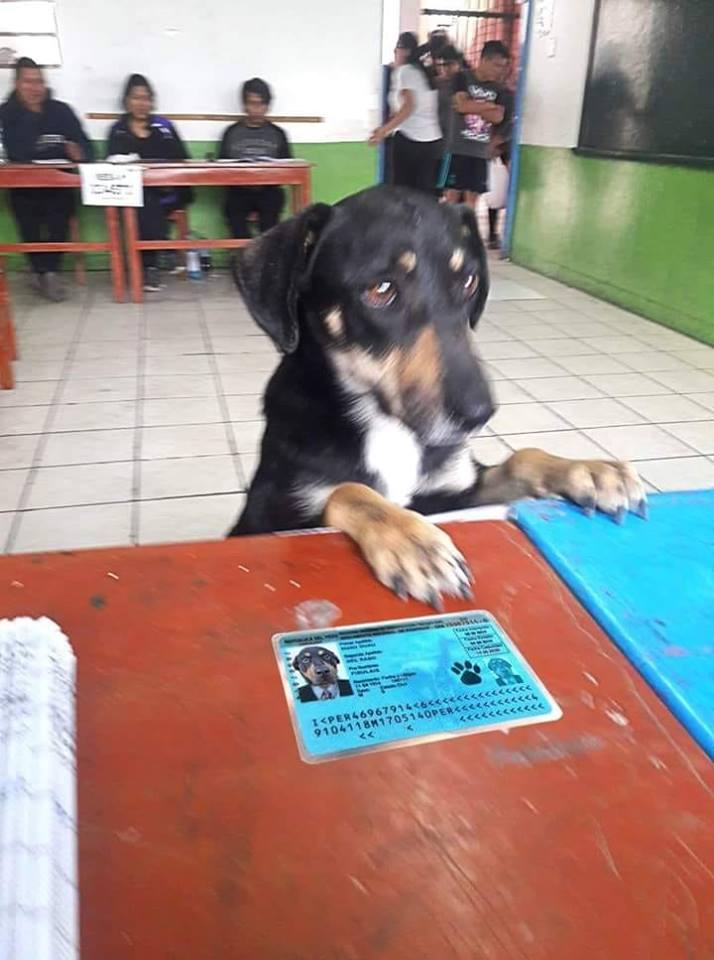
//> input picture tarea3FFT/firulay.jpg, 714 x 960 px
$ ./fft firulay.jpg   (built with g++ and OpenCV 4)
//> lines starting //> are read from the running program, lines starting //| are printed output that depends on the picture
/*
*  program:  FFT using opencv
*  by : wild.10@gmail.com
*  class: image processing
*/

// COMPILACION
/*
*   g++ -Wall -o out fft.cpp `pkg-config --cflags --libs opencv`
*   ./out firulay.jpg
*/
// Primero vamos a importar las librerias de opencv
#include "opencv2/core/core.hpp"
#include "opencv2/imgproc/imgproc.hpp"
#include "opencv2/highgui/highgui.hpp"


#include<iostream>


using namespace std;
using namespace cv;

// ingresaremos desde la consola
// argcs: int
// argv : vector

static void help(char* progName){
  cout<<endl;
}

int main(int argc, char ** argv){


  const char* filename;

  help(argv[0]);

  if(argc >= 2)
    filename = argv[1];
  else
    filename = "firulay.jpg";

  // printf("%c", filename);
  cout<<"file name: "<<filename<<endl;
  //cargaremos la imagen en blanco y negro
  //Mat img = imread(filename, CV_LOAD_IMAGE_COLOR);
  Mat img = imread(filename, CV_LOAD_IMAGE_GRAYSCALE);
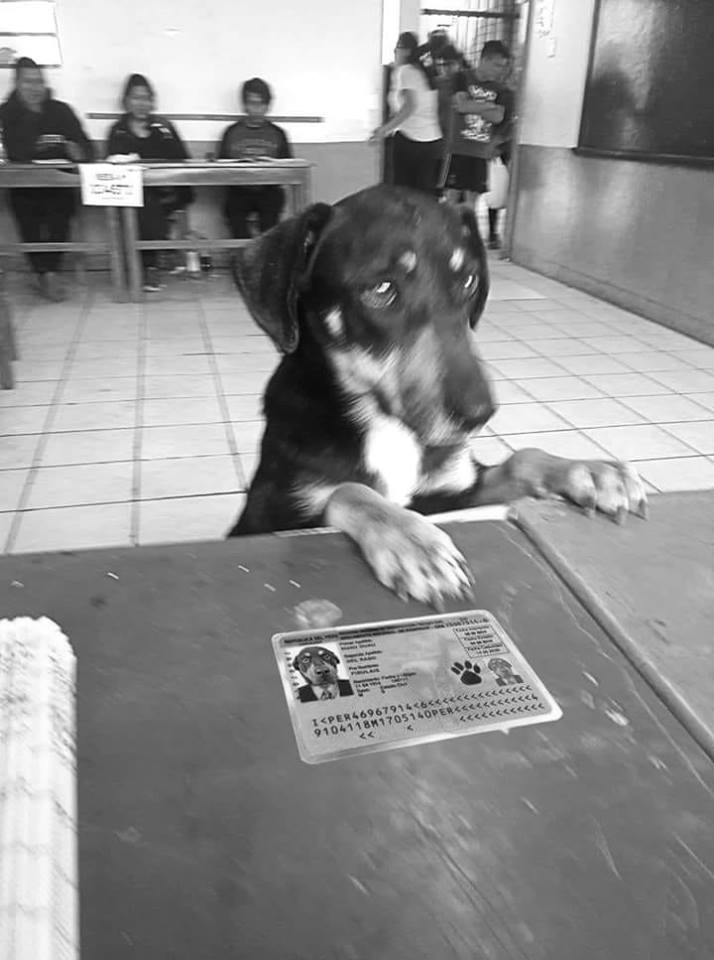
//> img: 960 rows x 714 cols, CV_8UC1; min 3, max 255, mean 143.2
  if(img.empty())
    return -1;

  Mat imgAmpliada;
  // extraer bordes para hacer un copia de bordes
  int FilExt = getOptimalDFTSize(img.rows);
//> FilExt = 960
  int ColExt = getOptimalDFTSize(img.cols);
//> ColExt = 720

  printf("\n fila: %d \n cols: %d\n",FilExt,ColExt);
//|  fila: 960
//|  cols: 720


  // copyMakeBorder( src, dst, top, bottom, left, right, borderType, value );
  copyMakeBorder(img, imgAmpliada, 0, (FilExt - img.rows), 0, (ColExt-img.cols), BORDER_CONSTANT, Scalar::all(0));
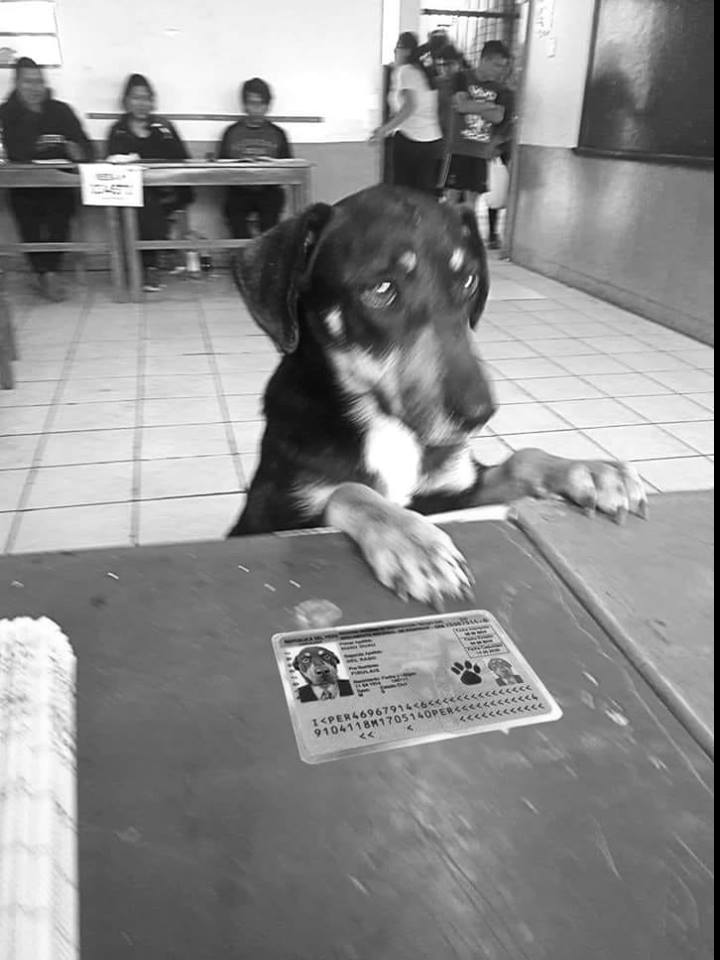
//> imgAmpliada: 960 rows x 720 cols, CV_8UC1; min 0, max 255, mean 142

  // cout<< imgAmpliada<<endl;
  // Mat planes[] = {Mat_<float>(imgAmpliada), Mat::zeros(imgAmpliada.size(), CV_32F)};
  Mat planos[] = { Mat_<float>(imgAmpliada), Mat::zeros(imgAmpliada.size(), CV_32F) };
//> planos[1]: 960 rows x 720 cols, CV_32FC1; every value is 0
   // Mat planes[] = {Mat_<float>(imgAmpliada), Mat::zeros(imgAmpliada.size(), CV_32F)};

  Mat imgComplejo;


  // using de arreglos (arrs,narrs, out)
  merge(planos, 2, imgComplejo);

  // aplicamos la dft a un array de img
  // dft open dft(inarr, outarr)
  dft(imgComplejo, imgComplejo);

  //volver de la dft a los planos
  split(imgComplejo, planos);

  // calculamos las magnitudes de los planos
  // mag...(arrin, arra , output)
  magnitude(planos[0], planos[1], planos[0]);
  Mat magImg = planos[0];

  //calcular el logartimo natural del array
  //log(arrin, outarr)
  magImg +=Scalar::all(1);
  log(magImg, magImg);

  magImg = magImg(Rect(0, 0, magImg.cols & -2, magImg.rows & -2) );

  int cx = magImg.cols/2;
//> cx = 360
  int cy = magImg.rows/2;
//> cy = 480

  Mat q0(magImg, Rect(0, 0, cx, cy) );
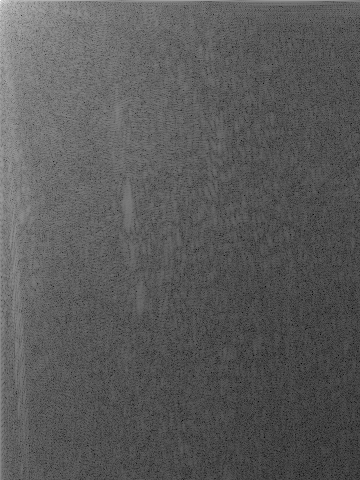
//> q0: 480 rows x 360 cols, CV_32FC1; min 1.69, max 18.4, mean 7.61; drawn with min black and max white
  Mat q1(magImg, Rect(cx, 0, cx, cy) );
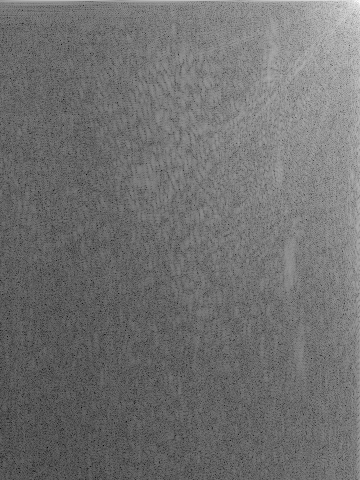
//> q1: 480 rows x 360 cols, CV_32FC1; min 1.13, max 15.8, mean 7.62; drawn with min black and max white
  Mat q2(magImg, Rect(0, cy, cx, cy) );
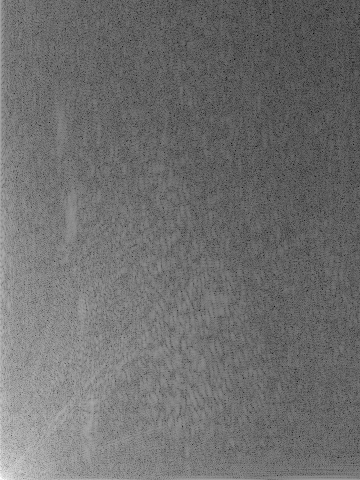
//> q2: 480 rows x 360 cols, CV_32FC1; min 1.13, max 16, mean 7.62; drawn with min black and max white
  Mat q3(magImg, Rect(cx, cy, cx, cy) );
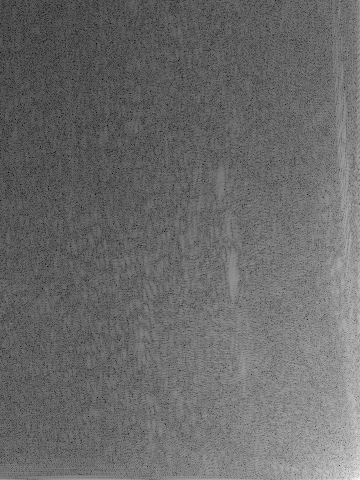
//> q3: 480 rows x 360 cols, CV_32FC1; min 1.69, max 15.76, mean 7.58; drawn with min black and max white

  Mat tmp;

  //intercambio q0 y q3
  q0.copyTo(tmp);
  q3.copyTo(q0);
  tmp.copyTo(q3);

  //intercambio q1 y q2
  q1.copyTo(tmp);
  q2.copyTo(q1);
  tmp.copyTo(q2);
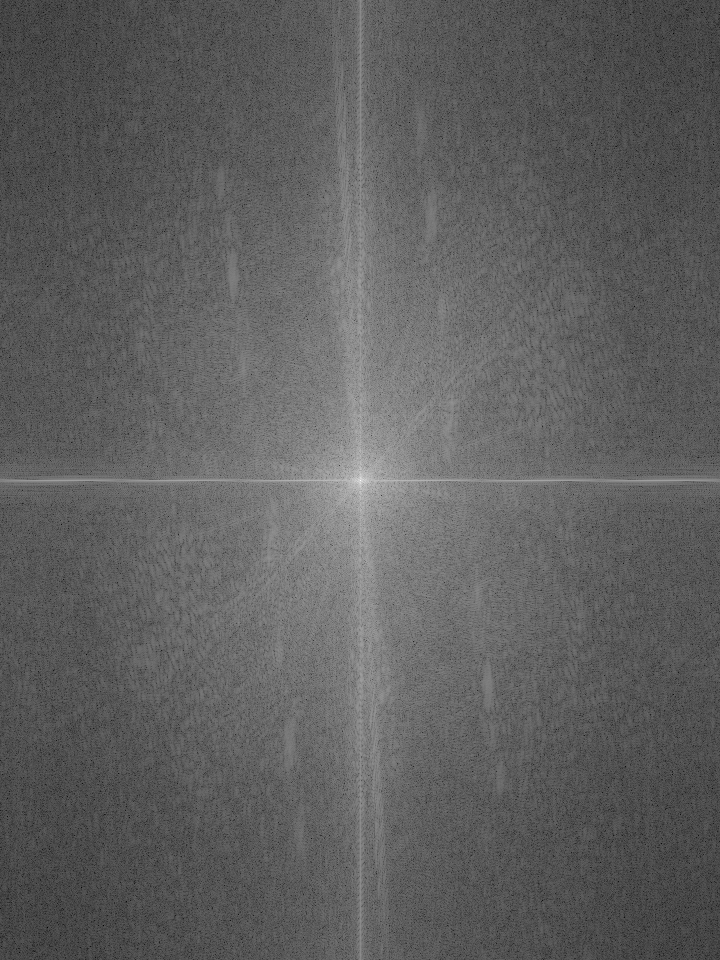
//> magImg: 960 rows x 720 cols, CV_32FC1; min 1.13, max 18.4, mean 7.61; drawn with min black and max white

  normalize(magImg, magImg, 0, 1, CV_MINMAX );
  // mostrar las imagenes con opencv2

  imshow("Imagen de Entrada", img);
  imshow("Imagen de Espectro", magImg);

  // teclado para esperar consola
  waitKey();

  return 0;
}
